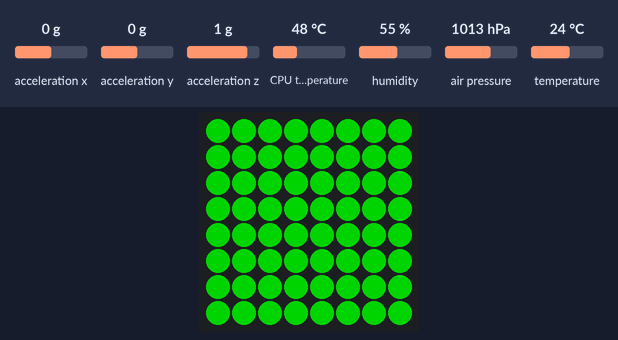
A program run on a simulated Raspberry Pi (BCM pin numbers) with a Sense HAT. Parts: the Sense HAT's 8×8 RGB LED matrix. Inputs (shaded band) come from the test bench; at power-on: temperature 24 °C, CPU temperature 48 °C, acceleration x 0 g, acceleration y 0 g, acceleration z 1 g, humidity 55 %, air pressure 1013 hPa. Dim RGB values are drawn brighter than linear; no MQTT or app messages arrive unless stated; threads take turns every 2 ms; the clock reads 2024-03-15 10:24:30 at power-on unless the program sets it; what the program prints to the terminal is not drawn.

Above: at 1.3 s.
1.4 s: temperature set to 41 °C
At 2.6 s:
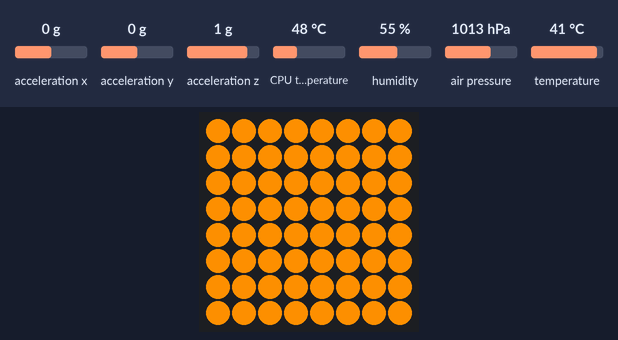
6.6 s: CPU temperature set to 52 °C
At 9.3 s:
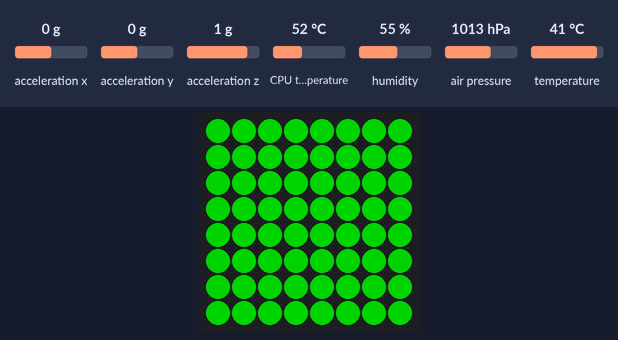
9.7 s: CPU temperature set to 31 °C
At 11.2 s:
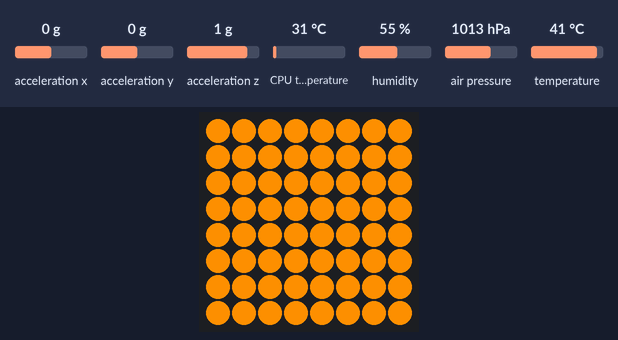
Timing chart, 0 to 12.7 s (numbered marks = the images above; inputs shaded):
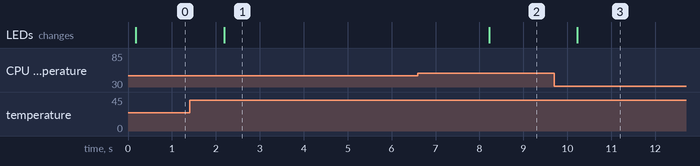

The program:

agent.py
```python
#!/usr/bin/env python3
import os, time, json, ssl, threading
from sense_hat import SenseHat
import paho.mqtt.client as mqtt
from flask import Flask, jsonify

# ---------- Config from environment ----------
BROKER   = os.getenv("MQTT_HOST", "127.0.0.1")
PORT     = int(os.getenv("MQTT_PORT", "1883"))
USE_TLS  = os.getenv("MQTT_TLS", "0") == "1"
TOPIC    = os.getenv("MQTT_TOPIC", "spBv1.0/sensehat/DDATA/pi-edge")
INTERVAL = float(os.getenv("PUBLISH_INTERVAL_S", "2.0"))
TEMP_WARN= float(os.getenv("TEMP_WARN_C", "35"))

# ---------- MQTT client ----------
client = mqtt.Client(client_id=os.getenv("MQTT_CLIENT_ID", "pi-edge-001"))
if USE_TLS:
    client.tls_set(cert_reqs=ssl.CERT_REQUIRED)
client.connect(BROKER, PORT, keepalive=30)
client.loop_start()

# ---------- Sense HAT ----------
sense = SenseHat()
sense.clear()

def cpu_temp_c():
    try:
        with open("/sys/class/thermal/thermal_zone0/temp") as f:
            return float(f.read())/1000.0
    except Exception:
        return None

def led(rgb):
    r,g,b = rgb
    sense.clear(r,g,b)

# ---------- /health HTTP endpoint ----------
health = {"started": int(time.time()), "last_publish": 0, "topic": TOPIC}
app = Flask(__name__)

@app.get("/health")
def healthz():
    now = int(time.time())
    return jsonify({
        "ok": True,
        "uptime_s": now - health["started"],
        "last_publish": health["last_publish"],
        "topic": health["topic"],
        "broker": f"{BROKER}:{PORT}",
        "tls": USE_TLS,
    }), 200

def run_health():
    # Port 8080 (adjust if you need)
    app.run(host="0.0.0.0", port=8080, threaded=True)

# Start health server in background
threading.Thread(target=run_health, daemon=True).start()

def payload():
    # Temperature with simple CPU heat compensation
    t_raw = sense.get_temperature()
    cpu = cpu_temp_c()
    if cpu is not None:
        # empirical nudge; keeps it simple for demo
        t_corr = t_raw - (cpu - t_raw) / 1.5
    else:
        t_corr = t_raw

    h = sense.get_humidity()

    # Pressure guard (avoid bogus zeros)
    p_raw = sense.get_pressure()
    p = round(p_raw, 1) if p_raw and p_raw > 50 else None

    accel = sense.get_accelerometer_raw()
    return {
        "ts": int(time.time()*1000),
        "metrics": {
            "temp_c": round(t_corr, 2),
            "hum_pct": round(h, 2),
            "press_hpa": p,
            "ax": round(accel.get('x', 0.0), 4),
            "ay": round(accel.get('y', 0.0), 4),
            "az": round(accel.get('z', 0.0), 4),
        }
    }

try:
    while True:
        data = payload()
        # LED status rule
        if data["metrics"]["temp_c"] >= TEMP_WARN:
            led((255, 140, 0))  # amber
        else:
            led((0, 128, 0))    # green

        health["last_publish"] = int(time.time())
        client.publish(TOPIC, json.dumps(data), qos=1, retain=True)
        time.sleep(INTERVAL)
except KeyboardInterrupt:
    pass
finally:
    sense.clear()
    client.loop_stop()
```

Measured:
- the behaviour switches between 50 and 51 °C on CPU temperature (found by bisection; images 1 and 2)
- after the input at 1.4 s, the LEDs: change after 0.79 s (image 1)
- after the input at 6.6 s, the LEDs: change after 1.6 s (image 2)
- after the input at 9.7 s, the LEDs: change after 0.53 s (image 3)
